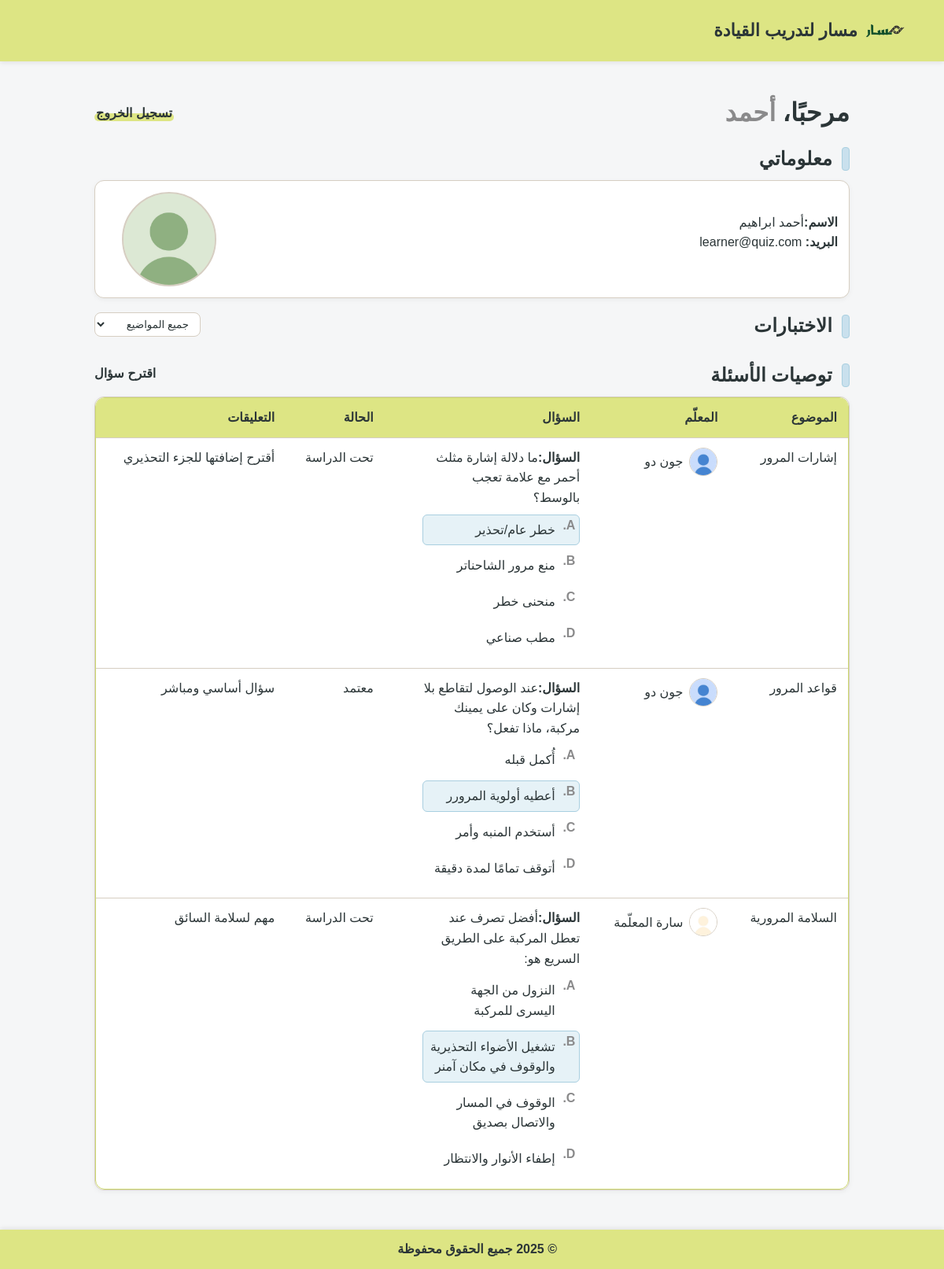
Page /Masar_G2/Learner.php (signed in) on the committed database.
### tables this page shows
CREATE TABLE `user` (
  `id` int NOT NULL,
  `firstName` varchar(100) NOT NULL,
  `lastName` varchar(100) NOT NULL,
  `emailAddress` varchar(150) NOT NULL,
  `password` varchar(255) NOT NULL,
  `photoFileName` varchar(255) DEFAULT 'images/default-profile.png',
  `userType` enum('learner','educator') NOT NULL
);

CREATE TABLE `recommendedquestion` (
  `id` int NOT NULL,
  `quizID` int DEFAULT NULL,
  `learnerID` int DEFAULT NULL,
  `question` text NOT NULL,
  `questionFigureFileName` varchar(255) DEFAULT NULL,
  `answerA` text NOT NULL,
  `answerB` text NOT NULL,
  `answerC` text NOT NULL,
  `answerD` text NOT NULL,
  `correctAnswer` enum('A','B','C','D') NOT NULL,
  `status` enum('pending','approved','disapproved') NOT NULL DEFAULT 'pending',
  `comments` text
);

CREATE TABLE `topic` (
  `id` int NOT NULL,
  `topicName` varchar(150) NOT NULL
);

### Masar_G2/Learner.php (the view, shortened to what this page needs)
<!DOCTYPE html>
<?php
include 'connection.php';
$userID = $_SESSION['id'];
$firstName = '';
$lastName = '';
$pfp = '';
$email = '';
$getUserInfo = "SELECT firstName, lastName, emailAddress, photoFileName FROM user WHERE id={$userID}";
if ($result = mysqli_query($connection, $getUserInfo)) {
    while ($row = mysqli_fetch_assoc($result)) {
        $firstName = $row['firstName'];
        $lastName = $row['lastName'];
        $pfp = $row['photoFileName'];
        $email = $row['emailAddress'];
    }
}
$fullName = $firstName . " " . $lastName;
?>
<html lang="ar" dir="rtl">
    <head>
        <link rel="stylesheet" href="common.css">
    </head>
    <body>
        <header>
            <div class="header-container">
                <div class="logo">
                    <img src="images/logo.png" alt="شعار الموقع">
                    <span>مسار لتدريب القيادة</span>
                </div>
            </div>
        </header>
        <div class="container">
            <div class="topbar">
                <?php
                echo "<h1>مرحبًا، <span class=\"muted\">{$firstName}</span></h1>";
                ?>
                <a class="logout-link" href="logout.php">تسجيل الخروج</a>
            </div>
            <section class="section">
                <h2 class="section-title"><span class="accent"></span> معلوماتي</h2>
                <div class="card educator">
                    <div>
                        <br>
                        <?php
                        echo "<div><strong>الاسم:</strong>{$fullName}</div>";
                        echo "<div><strong>البريد:</strong> {$email}</div>";
                        ?>
                    </div>
                    <div class="photo">
                        <?php
                        echo "<img src=\"{$pfp}\" alt=\"صورة الطالب\">";
                        ?>
                    </div>
                </div>
            </section>
            <section class="section">
                <div class="quiz-section">
                    <h2 class="section-title"><span class="accent"></span> الاختبارات</h2>
                    <select id="topicFilter" class="filter-select">
                        <option value="0">جميع المواضيع</option>
                    </select>
                </div>
            </section>
            <section class="section">
                <div class="rec-section">
                    <h2 class="section-title"><span class="accent"></span> توصيات الأسئلة</h2>
                    <a href="Recommend_question.php" class="recommend-a-question">اقترح سؤال</a>
                </div>
                <div class="card table-card">
                    <div class="table-wrap">
                        <table>
                            <thead>
                                <tr>
                                    <th>الموضوع</th>
                                    <th>المعلّم</th>
                                    <th>السؤال</th>
                                    <th>الحالة</th>
                                    <th>التعليقات</th>
                                </tr>
                            </thead>
                            <tbody>
                                <?php
                                $getRecommendedQs = "SELECT
                                            r.*,
                                            q.id AS quizID,
                                            q.educatorID,
                                            q.topicID,
                                            t.topicName,
                                            u.firstName,
                                            u.lastName,
                                            u.photoFileName AS profileImage
                                        FROM recommendedquestion r
                                        JOIN quiz q
                                            ON r.quizID = q.id
                                        JOIN user u
                                            ON q.educatorID = u.id
                                        JOIN topic t
                                            ON q.topicID = t.id
                                        WHERE r.learnerID = {$userID};";
                                if ($result = mysqli_query($connection, $getRecommendedQs)) {
                                    while ($row = mysqli_fetch_assoc($result)) {
                                        echo "<tr><td>{$row['topicName']}</td>";
                                        echo "<td>
                                                    <div class=\"hstack\">
                                                        <img src=\"{$row['profileImage']}\" class=\"avatar-img\" alt=\"{$row['firstName']}\">
                                                        <div>{$row['firstName']} {$row['lastName']}</div>
                                                    </div>
                                                </td>";
                                        if (!empty($row['questionFigureFileName'])) {
                                            echo "<td>
                                                        <div class=\"q-item has-media\">
                                                            <div class=\"q-media tall\">
                                                                <img class=\"q-img\" src=\"{$row['questionFigureFileName']}\" />
                                                            </div>";
                                        } else {
                                            echo "<td>
                                                        <div class=\"q-item has-media\">";
                                        }
                                        if ($row['correctAnswer'] === 'A') {
                                            echo "<div class=\"q-body\">
                                                    <div><strong>السؤال:</strong>{$row['question']}</div>
                                                    <ol class=\"choices\">
                                                        <li class=\"correct\">{$row['answerA']}</li>
                                                        <li>{$row['answerB']}ر</li>
                                                        <li>{$row['answerC']}</li>
                                                        <li>{$row['answerD']}</li>
                                                    </ol>
                                                </div>";
                                        } else if ($row['correctAnswer'] === 'B') {
                                            echo "<div class=\"q-body\">
                                                    <div><strong>السؤال:</strong>{$row['question']}</div>
                                                    <ol class=\"choices\">
                                                        <li>{$row['answerA']}</li>
                                                        <li class=\"correct\">{$row['answerB']}ر</li>
                                                        <li>{$row['answerC']}</li>
                                                        <li>{$row['answerD']}</li>
                                                    </ol>
                                                </div>";
                                        } else if ($row['correctAnswer'] === 'C') {
                                            echo "<div class=\"q-body\">
                                                    <div><strong>السؤال:</strong>{$row['question']}</div>
                                                    <ol class=\"choices\">
                                                        <li>{$row['answerA']}</li>
                                                        <li>{$row['answerB']}ر</li>
                                                        <li class=\"correct\">{$row['answerC']}</li>
                                                        <li>{$row['answerD']}</li>
                                                    </ol>
                                                </div>";
                                        }
                                        echo "</div></td>";
                                        if ($row['status'] === 'pending') {
                                            echo "<td>
                                                    <div>تحت الدراسة</div>
                                                </td>";
                                        } else if ($row['status'] === 'approved') {
                                            echo "<td>
                                                    <div>معتمد</div>
                                                </td>";
                                        } else {
                                            echo "<td>
                                                    <div>مرفوض</div>
                                                </td>";
                                        }
                                        echo "<td>
                                                    <div>{$row['comments']}</div>
                                                </td>
                                              </tr>";
                                    }
                                }
                                ?>
                            </tbody>
                        </table>
                    </div>
                </div>
            </section>
        </div>
        <footer>
            &copy; 2025 جميع الحقوق محفوظة
              </footer>
    </body>
</html>

### Masar_G2/common.css (style rules this page uses)
* { box-sizing:border-box }
header { background: #DDE584; padding: 14px 20px; box-shadow: 0 2px 6px rgba(0, 0, 0, 0.08); margin-bottom: 20px; }
.header-container { display: flex; align-items: center; justify-content: space-between; max-width: 1100px; margin: 0 auto; }
header .logo { display: flex; align-items: center; gap: 10px; font-size: 22px; font-weight: bold; color: #2B3537; }
header img { width: 50px; height: 50px; object-fit: contain; border: none; }
html { scroll-behavior:smooth }
body { margin:0; direction:rtl; font-family:Arial,"Segoe UI",Tahoma,sans-serif; background:#F5F6F7; color:#2B3537; font-size:16px; line-height:1.6; }
h1,h2,h3 { font-family:Georgia,"Times New Roman",serif;font-weight:800;letter-spacing:.2px;margin:0 }
a { color:#2B3537;text-decoration:none }
img { max-width:100%;display:block }
.container { max-width:1000px;margin:auto;padding:20px }
.muted { color:#8A8A8B }
.topbar { display:flex;align-items:center;justify-content:space-between;gap:12px;margin-bottom:16px }
.topbar h1 { margin:0 }
.section { margin-top:18px }
.section-title { display:flex;align-items:center;gap:12px; margin:0 0 12px; font-weight:800; color:#2B3537; line-height:1.2; }
.section-title .accent { width:10px;height:30px;border-radius:4px; background:#C9E0ED; border:1px solid #A9CFE0; }
.hl-link,.logout-link { position:relative; font-weight:800; padding:0 2px; display:inline-block }
.hl-link::after,.logout-link::after { content:""; position:absolute; inset:auto 0 .15em 0; height:.6em; background:#DDE584; border-radius:10px; z-index:-1; }
.card { background:#fff;border:1px solid #D6CEC2;border-radius:12px; padding:14px;box-shadow:0 2px 6px rgba(0,0,0,.05) }
table { width:100%;border-collapse:separate;border-spacing:0 }
th,td { padding:12px 14px;border-bottom:1px solid #D6CEC2;vertical-align:top;text-align:right }
thead th { background:#DDE584;color:#2B3537;font-weight:800 }
.table-card { padding:0 }
.table-wrap { border-radius:12px;overflow:hidden;border:1px solid #CCD86E }
.table-wrap tbody tr:last-child td { border-bottom:none }
.hstack { display:flex;align-items:center;gap:8px }
.q-item { display:block }
.q-item.has-media { display:grid; grid-template-columns:200px 1fr; gap:12px; align-items:stretch; }
.avatar-img { width:36px;height:36px;border-radius:50%;object-fit:cover;border:1px solid #D6CEC2 }
.choices { list-style:none;margin:8px 0 0;padding:0;counter-reset:choice }
.choices li { position:relative;margin:6px 0; padding:.38rem 1.9rem .38rem .5rem; border:1px solid transparent;border-radius:6px;line-height:1.6 }
.choices li::marker { content:"" }
.choices li::before { counter-increment:choice;content:counter(choice, upper-alpha) "."; position:absolute;right:0;top:0;width:1.6rem;text-align:center;color:#8A8A8B;font-weight:600;line-height:1.6 }
.choices li.correct { background:#E6F2F7;border-color:#A9CFE0 }
footer { background: #DDE584; padding: 12px 20px; margin-top: 30px; box-shadow: 0 -2px 6px rgba(0,0,0,0.08); text-align: center; font-weight: 600; color: #2B3537; }

### Masar_G2/Learner.php (style rules this page uses)
.educator { display: grid; grid-template-columns: 1fr 140px; gap: 18px; align-items: start; }
.photo { width: 120px; height: 120px; border-radius: 50%; overflow: hidden; border: 2px solid #D6CEC2; background: #E7DFD1; display: flex; align-items: center; justify-content: center; }
.photo img { width: 100%; height: 100%; object-fit: cover }
.hstack { display: flex; align-items: center; gap: 8px }
.table-wrap td:nth-child(3) { text-align: right }
.quiz-section { display: flex; justify-content: space-between; }
.rec-section { display: flex; justify-content: space-between; }
.filter-select { padding: 6px 10px; margin-bottom: 1rem; border: 1px solid #D6CEC2; border-radius: 8px; background-color: #fff; color: #2B3537; }
.recommend-a-question { font-weight: bold; }

### rows in the picture
user: firstName "أحمد", fullName "أحمد ابراهيم", emailAddress "learner@quiz.com", photoFileName (picture)
recommendedquestion: topic.topicName "إشارات المرور", user.photoFileName (picture), user.firstName "جون", user.lastName "دو", question "ما دلالة إشارة مثلث أحمر مع علامة تعجب بالوسط؟", answerA "خطر عام/تحذير", answerB "منع مرور الشاحنات", answerC "منحنى خطر", answerD "مطب صناعي", status "تحت الدراسة", comments "أقترح إضافتها للجزء التحذيري"
recommendedquestion: topic.topicName "قواعد المرور", user.photoFileName (picture), user.firstName "جون", user.lastName "دو", question "عند الوصول لتقاطع بلا إشارات وكان على يمينك مركبة، ماذا تفعل؟", answerA "أُكمل قبله", answerB "أعطيه أولوية المرور", answerC "أستخدم المنبه وأمر", answerD "أتوقف تمامًا لمدة دقيقة", status "معتمد", comments "سؤال أساسي ومباشر"
recommendedquestion: topic.topicName "السلامة المرورية", user.photoFileName (picture), user.firstName "سارة", user.lastName "المعلّمة", question "أفضل تصرف عند تعطل المركبة على الطريق السريع هو:", answerA "النزول من الجهة اليسرى للمركبة", answerB "تشغيل الأضواء التحذيرية والوقوف في مكان آمن", answerC "الوقوف في المسار والاتصال بصديق", answerD "إطفاء الأنوار والانتظار", status "تحت الدراسة", comments "مهم لسلامة السائق"
